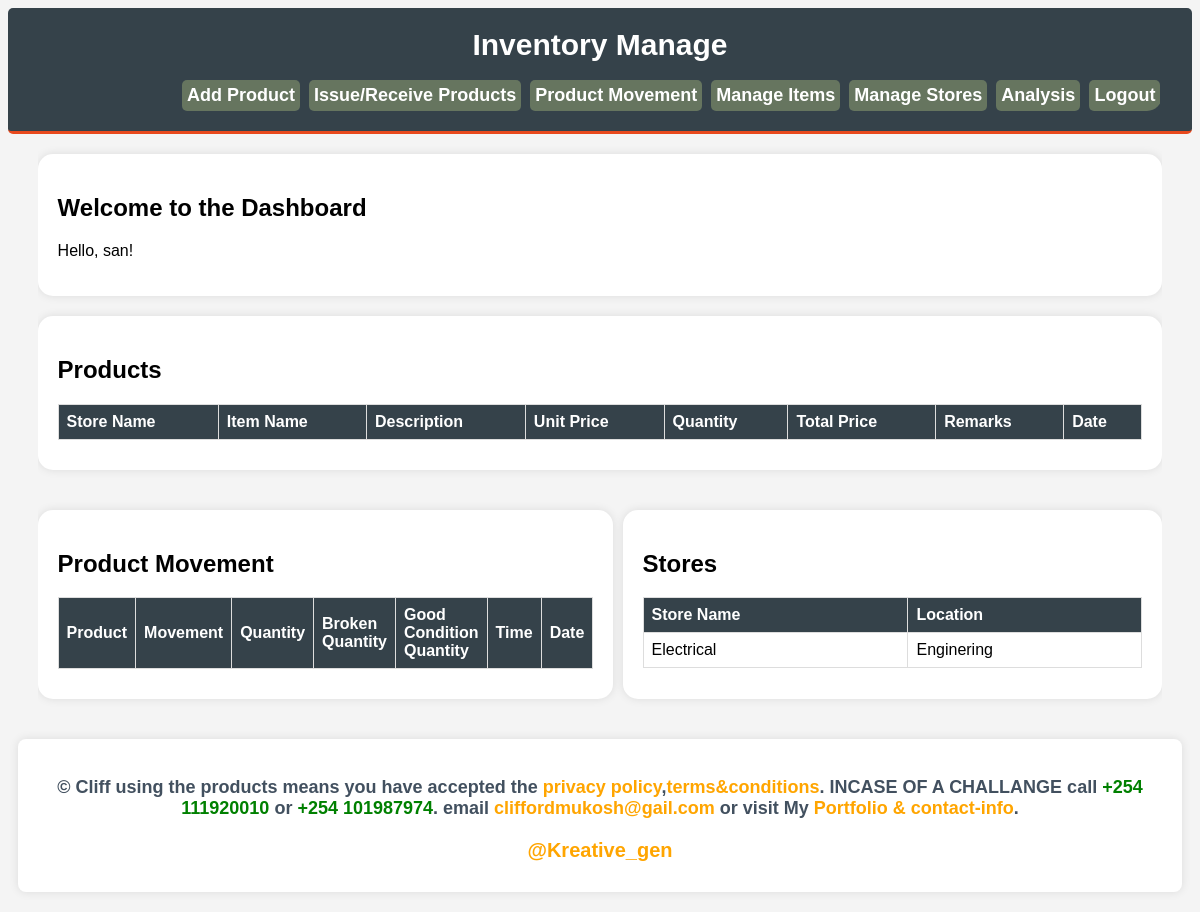
Before: /dashboard/ (signed in) with the older database file.
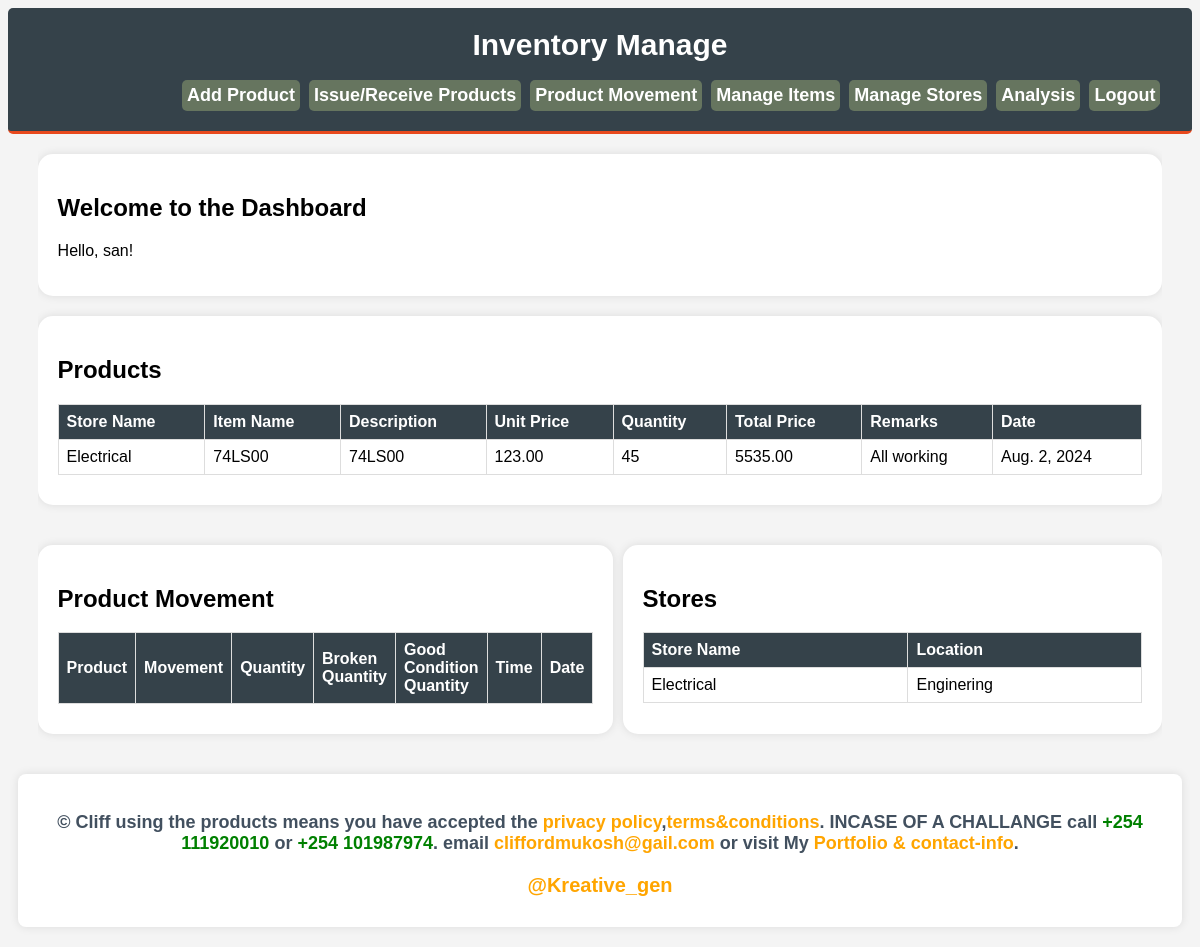
After: the same page with the newer database file.
### dashboard/models.py (models this page shows, shortened)
class Store(models.Model):
    name = models.CharField(max_length=255)
    location = models.CharField(max_length=255, blank=True, null=True)
    remarks = models.TextField(blank=True, null=True)

class Product(models.Model):
    store = models.ForeignKey(Store, on_delete=models.CASCADE, related_name='products')
    item_name = models.CharField(max_length=255)
    item_description = models.TextField()
    unit_price = models.DecimalField(max_digits=10, decimal_places=2)
    quantity = models.PositiveIntegerField()
    total_price = models.DecimalField(max_digits=10, decimal_places=2, editable=False)
    remarks = models.TextField(blank=True, null=True)
    date = models.DateField(auto_now_add=True)

### dashboard/views.py (the view)
# urls.py: path('', views.dashboard_view, name='dashboard'),
@login_required
def dashboard_view(request):
    products = Product.objects.order_by('-date')[:15]
    transactions = Transaction.objects.order_by('-date')[:15]
    stores = Store.objects.all()
    return render(request, 'dashboard.html', {
        'products': products,
        'transactions': transactions,
        'stores': stores
    })

### dashboard/templates/dashboard.html (shortened to what this page needs)
<!DOCTYPE html>
<html lang="en">
<head>
</head>
<body>
    <header>
        <div class="container">
            <h1>Inventory Manage</h1> <br>
            <nav>
                <a href="{% url 'add_product' %}">Add Product</a>
                <a href="{% url 'transaction' %}">Issue/Receive Products</a>
                <a href="{% url 'product_movement' %}">Product Movement</a>
                <a href="{% url 'manage_items' %}">Manage Items</a>
                <a href="{% url 'manage_stores' %}">Manage Stores</a>
                <a href="{% url 'analysis' %}">Analysis</a>
                <a href="{% url 'logout' %}">Logout</a>
            </nav>
        </div>
    </header>
    <div class="container">
        <div class="welcome card">
            <h2>Welcome to the Dashboard</h2>
            <p>Hello, {{ user.username }}!</p>
        </div>
        <div class="products card">
            <h2>Products</h2>
            <table>
                <thead>
                    <tr>
                        <th>Store Name</th>
                        <th>Item Name</th>
                        <th>Description</th>
                        <th>Unit Price</th>
                        <th>Quantity</th>
                        <th>Total Price</th>
                        <th>Remarks</th>
                        <th>Date</th>
                    </tr>
                </thead>
                <tbody>
                    {% for product in products %}
                    <tr>
                        <td>{{ product.store.name }}</td>
                        <td>{{ product.item_name }}</td>
                        <td>{{ product.item_description }}</td>
                        <td>{{ product.unit_price }}</td>
                        <td>{{ product.quantity }}</td>
                        <td>{{ product.total_price }}</td>
                        <td>{{ product.remarks }}</td>
                        <td>{{ product.date }}</td>
                    </tr>
                    {% endfor %}
                </tbody>
            </table>
        </div>
        <div class="row">
            <div class="column transactions card">
                <h2>Product Movement</h2>
                <table>
                    <thead>
                        <tr>
                            <th>Product</th>
                            <th>Movement</th>
                            <th>Quantity</th>
                            <th>Broken Quantity</th>
                            <th>Good Condition Quantity</th>
                            <th>Time</th>
                            <th>Date</th>
                        </tr>
                    </thead>
                </table>
            </div>
            <div class="column stores card">
                <h2>Stores</h2>
                <table>
                    <thead>
                        <tr>
                            <th>Store Name</th>
                            <th>Location</th>
                        </tr>
                    </thead>
                    <tbody>
                        {% for store in stores %}
                        <tr>
                            <td>{{ store.name }}</td>
                            <td>{{ store.location }}</td>
                        </tr>
                    {% endfor %}
                    </tbody>
                </table>
            </div>
        </div>
    </div>
    <div class="copyright-info">
        <p style="color: #42505f; font-size: 18px; font-weight: bold;">&copy; <b>Cliff </b>using the products means you have accepted the <a href="#" style="color: orange;">privacy policy</a>,<a href="#" style="color:orange;">terms&conditions</a>. <B>INCASE OF A CHALLANGE call </B> <strong style="color: green;">+254 111920010</strong> or <strong style="color: green;">+254 101987974</strong>. email <a href="mailto:cliffordmukosh@gail.com" style="color: orange;">cliffordmukosh@gail.com</a> or visit My  <a href="https://clifford537.github.io/portfolio/" style="color: orange;">Portfolio & contact-info</a>.</p>
        <p style="color: orange;font-size: 20px;font-weight:bolder;">@Kreative_gen</p>
    </div>
</body>
</html>

Changed rows visible on the page:
added Product: store.name "Electrical", item_name "74LS00", item_description "74LS00", unit_price "123.00", quantity "45", total_price "5535.00", remarks "All working", date "Aug. 2, 2024"
